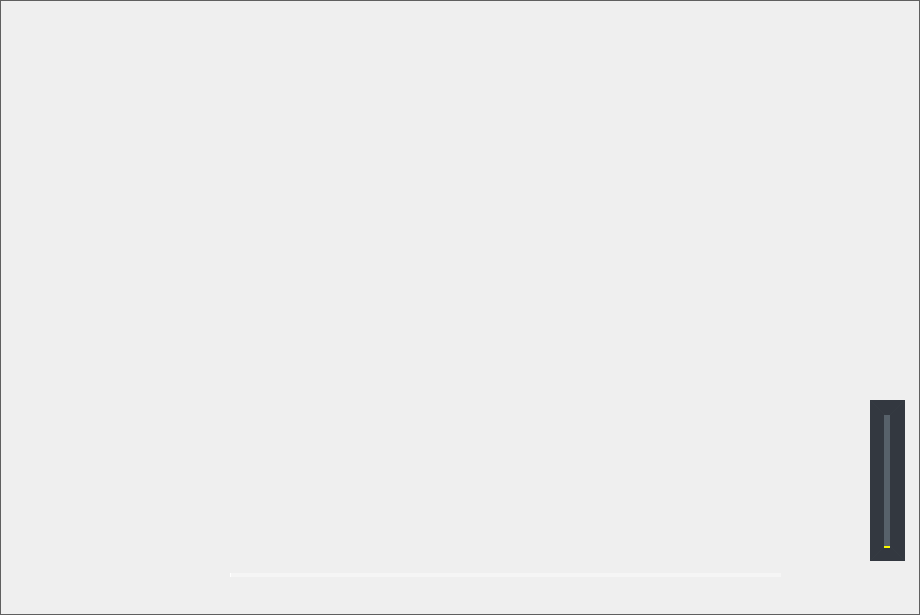
<?xml version="1.0" encoding="UTF-8"?>
<ui version="4.0">
 <class>Widget</class>
 <widget class="QWidget" name="Widget">
  <property name="windowModality">
   <enum>Qt::NonModal</enum>
  </property>
  <property name="enabled">
   <bool>true</bool>
  </property>
  <property name="geometry">
   <rect>
    <x>0</x>
    <y>0</y>
    <width>920</width>
    <height>615</height>
   </rect>
  </property>
  <property name="sizePolicy">
   <sizepolicy hsizetype="Preferred" vsizetype="Preferred">
    <horstretch>0</horstretch>
    <verstretch>0</verstretch>
   </sizepolicy>
  </property>
  <property name="minimumSize">
   <size>
    <width>920</width>
    <height>615</height>
   </size>
  </property>
  <property name="maximumSize">
   <size>
    <width>920</width>
    <height>615</height>
   </size>
  </property>
  <property name="contextMenuPolicy">
   <enum>Qt::DefaultContextMenu</enum>
  </property>
  <property name="windowTitle">
   <string>我的音乐</string>
  </property>
  <property name="windowIcon">
   <iconset resource="image.qrc">
    <normaloff>:/image/image/ios8_Music_32px_1173465_easyicon.net.png</normaloff>:/image/image/ios8_Music_32px_1173465_easyicon.net.png</iconset>
  </property>
  <property name="toolTipDuration">
   <number>5</number>
  </property>
  <property name="autoFillBackground">
   <bool>false</bool>
  </property>
  <property name="styleSheet">
   <string notr="true">QWidget#Widget
{

    border:1px solid #5F5F5F;
	
	border-radius:0px;
}</string>
  </property>
  <widget class="QPushButton" name="pushButton_1">
   <property name="geometry">
    <rect>
     <x>780</x>
     <y>5</y>
     <width>32</width>
     <height>32</height>
    </rect>
   </property>
   <property name="styleSheet">
    <string notr="true">QPushButton
{
background-image: url(:/image/image/add_32px_1163593_easyicon.net.png);
background-color: rgba(255, 255, 255,0);
border-style:outset;
border-color:rgba(255,255,255,0);
border-radius:4px;

}

QPushButton:hover{



	background-color: rgb(255, 255, 255,100);


}
QPushButton:pressed{
	background-color: rgba(95, 95, 95,100);
border-color:rgba(255,255,255,30);
border-style:inset;
color:rgba(0,0,0,100);

}
</string>
   </property>
   <property name="text">
    <string/>
   </property>
  </widget>
  <widget class="QPushButton" name="pushButton_2">
   <property name="geometry">
    <rect>
     <x>80</x>
     <y>550</y>
     <width>51</width>
     <height>51</height>
    </rect>
   </property>
   <property name="styleSheet">
    <string notr="true">QPushButton
{
background-color: rgba(255, 255, 255,0);
border-style:outset;
border-color:rgba(255,255,255,0);
border-radius:4px;

}

QPushButton:hover{



	background-color: rgb(255, 255, 255,100);


}
QPushButton:pressed{
	background-color: rgba(95, 95, 95,100);
border-color:rgba(255,255,255,30);
border-style:inset;
color:rgba(0,0,0,100);

}

QPushButton:hover{



	background-color: rgb(255, 255, 255,100);


}
QPushButton:pressed{
	background-color: rgba(95, 95, 95,100);
border-color:rgba(255,255,255,30);
border-style:inset;
color:rgba(0,0,0,100);

}
</string>
   </property>
   <property name="text">
    <string/>
   </property>
  </widget>
  <widget class="QSlider" name="horizontalSlider">
   <property name="geometry">
    <rect>
     <x>230</x>
     <y>560</y>
     <width>551</width>
     <height>31</height>
    </rect>
   </property>
   <property name="cursor">
    <cursorShape>PointingHandCursor</cursorShape>
   </property>
   <property name="styleSheet">
    <string notr="true">
    QSlider::add-page:Horizontal
     {     
background-color: rgba(255, 255, 255,100);
        height:4px;  
     } 
     QSlider::sub-page:Horizontal   
    {  
background-color: rgb(255, 255, 255);
        height:4px;
     }
    QSlider::groove:Horizontal   
    { 
        background:transparent; 
        height:4px;
    }  
    QSlider::handle:Horizontal  
    { 
        height:16px; 
        width:16px; 
	
	border-image: url(:/image/image/圆形 (9).png);
  margin: -6 0px; 
    }
      
</string>
   </property>
   <property name="orientation">
    <enum>Qt::Horizontal</enum>
   </property>
  </widget>
  <widget class="QLabel" name="label_2">
   <property name="geometry">
    <rect>
     <x>640</x>
     <y>550</y>
     <width>141</width>
     <height>21</height>
    </rect>
   </property>
   <property name="styleSheet">
    <string notr="true">font: 75 italic 11pt &quot;Courier&quot;;
color: rgb(0, 0, 0);</string>
   </property>
   <property name="text">
    <string/>
   </property>
  </widget>
  <widget class="QPushButton" name="pushButton_3">
   <property name="geometry">
    <rect>
     <x>150</x>
     <y>550</y>
     <width>51</width>
     <height>51</height>
    </rect>
   </property>
   <property name="styleSheet">
    <string notr="true">QPushButton
{


	background-image: url(:/icons/icons/next.png);


background-color: rgba(255, 255, 255,0);
border-style:outset;
border-color:rgba(255,255,255,0);
border-radius:4px;

}
QPushButton:hover{



	background-color: rgb(255, 255, 255,100);


}
QPushButton:pressed{
	background-color: rgba(95, 95, 95,100);
border-color:rgba(255,255,255,30);
border-style:inset;
color:rgba(0,0,0,100);

}
</string>
   </property>
   <property name="text">
    <string/>
   </property>
   <property name="flat">
    <bool>true</bool>
   </property>
  </widget>
  <widget class="QPushButton" name="pushButton_4">
   <property name="geometry">
    <rect>
     <x>10</x>
     <y>550</y>
     <width>51</width>
     <height>51</height>
    </rect>
   </property>
   <property name="styleSheet">
    <string notr="true">QPushButton
{

	background-image: url(:/icons/icons/last.png);


background-color: rgba(255, 255, 255,0);
border-style:outset;
border-color:rgba(255,255,255,0);
border-radius:4px;

}

QPushButton:hover{



	background-color: rgb(255, 255, 255,100);


}
QPushButton:pressed{
	background-color: rgba(95, 95, 95,100);
border-color:rgba(255,255,255,30);
border-style:inset;
color:rgba(0,0,0,100);

}
</string>
   </property>
   <property name="text">
    <string/>
   </property>
   <property name="flat">
    <bool>true</bool>
   </property>
  </widget>
  <widget class="QPushButton" name="pushButton_5">
   <property name="geometry">
    <rect>
     <x>870</x>
     <y>570</y>
     <width>32</width>
     <height>32</height>
    </rect>
   </property>
   <property name="styleSheet">
    <string notr="true">QPushButton
{


background-color: rgba(255, 255, 255,0);
border-style:outset;
border-color:rgba(255,255,255,0);
border-radius:4px;

}

QPushButton:hover{



	background-color: rgb(255, 255, 255,100);


}
QPushButton:pressed{
	background-color: rgba(95, 95, 95,100);
border-color:rgba(255,255,255,30);
border-style:inset;
color:rgba(0,0,0,100);

}
</string>
   </property>
   <property name="text">
    <string/>
   </property>
  </widget>
  <widget class="QPushButton" name="pushButton_6">
   <property name="geometry">
    <rect>
     <x>790</x>
     <y>570</y>
     <width>32</width>
     <height>32</height>
    </rect>
   </property>
   <property name="styleSheet">
    <string notr="true">QPushButton
{



background-color: rgba(255, 255, 255,0);
border-style:outset;
border-color:rgba(255,255,255,0);
border-radius:4px;

}

QPushButton:hover{



	background-color: rgb(255, 255, 255,100);


}
QPushButton:pressed{
	background-color: rgba(95, 95, 95,100);
border-color:rgba(255,255,255,30);
border-style:inset;
color:rgba(0,0,0,100);

}
</string>
   </property>
   <property name="text">
    <string/>
   </property>
  </widget>
  <widget class="QPushButton" name="pushButton_7">
   <property name="geometry">
    <rect>
     <x>10</x>
     <y>10</y>
     <width>31</width>
     <height>31</height>
    </rect>
   </property>
   <property name="styleSheet">
    <string notr="true">
QPushButton
{

	background-image: url(:/image/image/list_32px_1074296_easyicon.net.png);

background-color: rgba(255, 255, 255,0);
border-style:outset;
border-color:rgba(255,255,255,0);
border-radius:4px;

}

QPushButton:hover{



	background-color: rgb(255, 255, 255,100);


}
QPushButton:pressed{
	background-color: rgba(95, 95, 95,100);
border-color:rgba(255,255,255,30);
border-style:inset;
color:rgba(0,0,0,100);

}
</string>
   </property>
   <property name="text">
    <string/>
   </property>
  </widget>
  <widget class="QStackedWidget" name="stackedWidget">
   <property name="geometry">
    <rect>
     <x>1</x>
     <y>50</y>
     <width>300</width>
     <height>471</height>
    </rect>
   </property>
   <property name="currentIndex">
    <number>3</number>
   </property>
   <widget class="QWidget" name="page"/>
   <widget class="QWidget" name="page_3"/>
   <widget class="QWidget" name="page_2">
    <widget class="QListWidget" name="listWidget">
     <property name="geometry">
      <rect>
       <x>1</x>
       <y>0</y>
       <width>300</width>
       <height>500</height>
      </rect>
     </property>
     <property name="font">
      <font>
       <family>Comic Sans MS</family>
       <pointsize>11</pointsize>
       <weight>9</weight>
       <italic>false</italic>
       <bold>false</bold>
      </font>
     </property>
     <property name="contextMenuPolicy">
      <enum>Qt::CustomContextMenu</enum>
     </property>
     <property name="styleSheet">
      <string notr="true">QListWidget
{
background-color:transparent;
color: rgb(0, 0, 0);
font: 75 11pt &quot;Comic Sans MS&quot;;


}</string>
     </property>
     <property name="frameShape">
      <enum>QFrame::NoFrame</enum>
     </property>
     <property name="frameShadow">
      <enum>QFrame::Plain</enum>
     </property>
     <property name="lineWidth">
      <number>0</number>
     </property>
     <property name="verticalScrollBarPolicy">
      <enum>Qt::ScrollBarAlwaysOff</enum>
     </property>
     <property name="horizontalScrollBarPolicy">
      <enum>Qt::ScrollBarAlwaysOff</enum>
     </property>
     <property name="sortingEnabled">
      <bool>false</bool>
     </property>
    </widget>
   </widget>
   <widget class="QWidget" name="page_4">
    <widget class="QListWidget" name="listWidget_4">
     <property name="geometry">
      <rect>
       <x>1</x>
       <y>0</y>
       <width>300</width>
       <height>500</height>
      </rect>
     </property>
     <property name="contextMenuPolicy">
      <enum>Qt::CustomContextMenu</enum>
     </property>
     <property name="styleSheet">
      <string notr="true">QListWidget
{
background-color:transparent;
color: rgb(0, 0, 0);
font: 75 11pt &quot;Comic Sans MS&quot;;


}</string>
     </property>
     <property name="frameShape">
      <enum>QFrame::NoFrame</enum>
     </property>
     <property name="lineWidth">
      <number>0</number>
     </property>
     <property name="verticalScrollBarPolicy">
      <enum>Qt::ScrollBarAlwaysOff</enum>
     </property>
     <property name="horizontalScrollBarPolicy">
      <enum>Qt::ScrollBarAlwaysOff</enum>
     </property>
    </widget>
   </widget>
  </widget>
  <widget class="QLabel" name="label">
   <property name="geometry">
    <rect>
     <x>330</x>
     <y>530</y>
     <width>511</width>
     <height>20</height>
    </rect>
   </property>
   <property name="styleSheet">
    <string notr="true">font: 75 11pt &quot;Franklin Gothic Book&quot;;
color: rgb(0,0,0);</string>
   </property>
   <property name="text">
    <string/>
   </property>
  </widget>
  <widget class="QPushButton" name="pushButton_8">
   <property name="geometry">
    <rect>
     <x>830</x>
     <y>5</y>
     <width>32</width>
     <height>32</height>
    </rect>
   </property>
   <property name="styleSheet">
    <string notr="true">QPushButton
{
background-image: url(:/image/image/最小化 (1).png);
background-color: rgba(255, 255, 255,0);
border-style:outset;
border-color:rgba(255,255,255,0);
border-radius:4px;

}

QPushButton:hover{



	background-color: rgb(255, 255, 255,100);


}
QPushButton:pressed{
	background-color: rgba(95, 95, 95,100);
border-color:rgba(255,255,255,30);
border-style:inset;
color:rgba(0,0,0,100);

}
</string>
   </property>
   <property name="text">
    <string/>
   </property>
  </widget>
  <widget class="QPushButton" name="pushButton_9">
   <property name="geometry">
    <rect>
     <x>880</x>
     <y>5</y>
     <width>32</width>
     <height>32</height>
    </rect>
   </property>
   <property name="styleSheet">
    <string notr="true">QPushButton
{
background-image: url(:/image/image/叉号.png);
background-color: rgba(255, 255, 255,0);
border-style:outset;
border-color:rgba(255,255,255,0);
border-radius:4px;

}

QPushButton:hover{


background-color: rgba(255, 255, 255,100);
	;


}
QPushButton:pressed{
	background-color: rgba(95, 95, 95,100);
border-color:rgba(255,255,255,30);
border-style:inset;
color:rgba(0,0,0,100);

}
</string>
   </property>
   <property name="text">
    <string/>
   </property>
  </widget>
  <widget class="QSlider" name="verticalSlider">
   <property name="geometry">
    <rect>
     <x>870</x>
     <y>400</y>
     <width>35</width>
     <height>161</height>
    </rect>
   </property>
   <property name="cursor">
    <cursorShape>PointingHandCursor</cursorShape>
   </property>
   <property name="styleSheet">
    <string notr="true"> QSlider 
    {  
        background-color: rgba(20, 20, 20,200);
        min-width:5px; 
        max-width:5px;
        border:15px solid rgba(25, 38, 58,100); 
    }
     QSlider::add-page:vertical
     {      
       
	background-color: rgb(250, 250, 0);
        width:4px;
     }
     QSlider::sub-page:vertical  
    {
        background-color: rgb(87, 97, 106); 
        width:4px;
     }
    QSlider::groove:vertical 
    {
        background:transparent;
        width:6px;
    }
    QSlider::handle:vertical 
    {
         height: 13px;
        width:13px;
 
 margin: -0 -4px; 
	border-image: url(:/image/image/圆形 (8).png);
     }</string>
   </property>
   <property name="orientation">
    <enum>Qt::Vertical</enum>
   </property>
   <property name="tickPosition">
    <enum>QSlider::NoTicks</enum>
   </property>
  </widget>
  <zorder>pushButton_4</zorder>
  <zorder>pushButton_1</zorder>
  <zorder>pushButton_2</zorder>
  <zorder>horizontalSlider</zorder>
  <zorder>label_2</zorder>
  <zorder>pushButton_3</zorder>
  <zorder>pushButton_5</zorder>
  <zorder>pushButton_6</zorder>
  <zorder>pushButton_7</zorder>
  <zorder>stackedWidget</zorder>
  <zorder>label</zorder>
  <zorder>pushButton_8</zorder>
  <zorder>pushButton_9</zorder>
  <zorder>verticalSlider</zorder>
 </widget>
 <layoutdefault spacing="6" margin="11"/>
 <resources>
  <include location="image.qrc"/>
 </resources>
 <connections/>
</ui>
